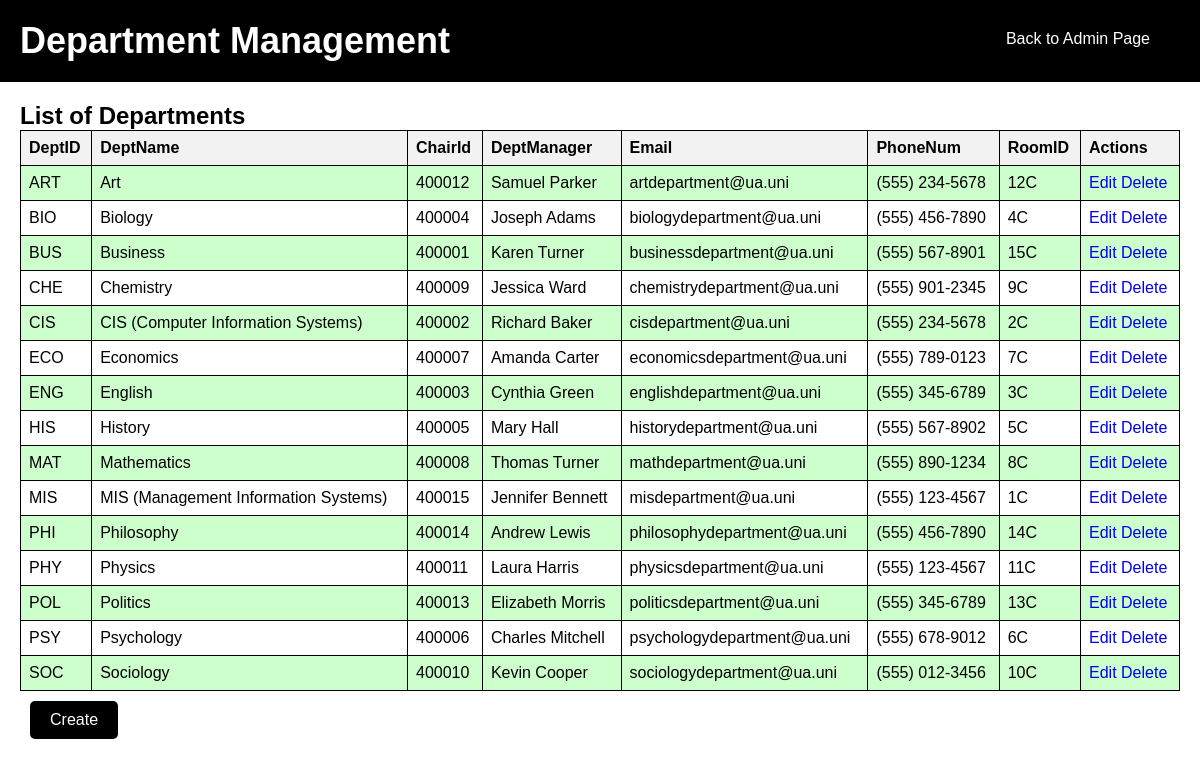
Screenshot of /Systemsproject/Departments_page1.php with the database file from the repository.
### tables this page shows
CREATE TABLE `dept` (
  `DeptID` varchar(25) NOT NULL,
  `DeptName` varchar(100) DEFAULT NULL,
  `ChairID` int(11) DEFAULT NULL,
  `DeptManager` varchar(100) DEFAULT NULL,
  `Email` varchar(100) DEFAULT NULL,
  `PhoneNum` varchar(100) DEFAULT NULL,
  `RoomID` varchar(25) DEFAULT NULL
);

### Systemsproject/Departments_page1.php (the view, shortened to what this page needs)
<?php
@include 'config1.php';
$query = "SELECT * FROM dept";
$result = mysqli_query($conn, $query);
$departments = [];
while ($row = mysqli_fetch_assoc($result)) {
    $departments[] = $row;
}
?>
<!DOCTYPE html>
<html lang="en">
<head>
   <link rel="stylesheet" href="css/fatman1.css">
</head>
<body>
   <div class="header">
      <h1>Department Management</h1>
      <a href="admin_page1.php" class="back-button">Back to Admin Page</a>
   </div>
   <div class="department-container">
      <h2>List of Departments</h2>
      <table>
         <tr>
            <th>DeptID</th>
            <th>DeptName</th>
            <th>ChairId</th>
            <th>DeptManager</th>
            <th>Email</th>
            <th>PhoneNum</th>
            <th>RoomID</th>
            <th>Actions</th>
         </tr>
         <?php foreach ($departments as $department) : ?>
            <tr>
               <td><?php echo $department['DeptID']; ?></td>
               <td><?php echo $department['DeptName']; ?></td>
               <td><?php echo $department['ChairID']; ?></td>
               <td><?php echo $department['DeptManager']; ?></td>
               <td><?php echo $department['Email']; ?></td>
               <td><?php echo $department['PhoneNum']; ?></td>
               <td><?php echo $department['RoomID']; ?></td>
               <td>
                  <a href="edit_department.php?id=<?php echo $department['DeptID']; ?>">Edit</a>
                  <a href="delete_department.php?id=<?php echo $department['DeptID']; ?>">Delete</a>
               </td>
            </tr>
         <?php endforeach; ?>
      </table>
      <a href="create_department.php" class="create-button">Create</a>
</div>
</body>
</html>

### Systemsproject/css/fatman1.css (style rules this page uses)
* { font-family: 'Cursive', sans-serif; margin: 0; padding: 0; box-sizing: border-box; outline: none; border: none; text-decoration: none; }

### Systemsproject/Departments_page1.php (style rules this page uses)
.header { background: #000; color: #fff; padding: 20px; text-align: center; display: flex; justify-content: space-between; }
.header h1 { font-size: 36px; }
.header .back-button { background: #000; color: #fff; padding: 10px 20px; text-decoration: none; border-radius: 5px; margin-right: 10px; }
.department-container { padding: 20px; }
table { width: 100%; border-collapse: collapse; }
table, th, td { border: 1px solid #000; }
th, td { padding: 8px; text-align: left; }
th { background-color: #f2f2f2; }
tr:nth-child(even) { background-color: #ccffcc; }
.create-button { background: #000; color: #fff; padding: 10px 20px; text-decoration: none; border-radius: 5px; margin: 10px; display: inline-block; }

### rows the page displays
dept: DeptID "ART", DeptName "Art", ChairID "400012", DeptManager "Samuel Parker", Email "artdepartment@ua.uni", PhoneNum "(555) 234-5678", RoomID "12C"
dept: DeptID "BIO", DeptName "Biology", ChairID "400004", DeptManager "Joseph Adams", Email "biologydepartment@ua.uni", PhoneNum "(555) 456-7890", RoomID "4C"
dept: DeptID "BUS", DeptName "Business", ChairID "400001", DeptManager "Karen Turner", Email "businessdepartment@ua.uni", PhoneNum "(555) 567-8901", RoomID "15C"
dept: DeptID "CHE", DeptName "Chemistry", ChairID "400009", DeptManager "Jessica Ward", Email "chemistrydepartment@ua.uni", PhoneNum "(555) 901-2345", RoomID "9C"
dept: DeptID "CIS", DeptName "CIS (Computer Information Systems)", ChairID "400002", DeptManager "Richard Baker", Email "cisdepartment@ua.uni", PhoneNum "(555) 234-5678", RoomID "2C"
dept: DeptID "ECO", DeptName "Economics", ChairID "400007", DeptManager "Amanda Carter", Email "economicsdepartment@ua.uni", PhoneNum "(555) 789-0123", RoomID "7C"
dept: DeptID "ENG", DeptName "English", ChairID "400003", DeptManager "Cynthia Green", Email "englishdepartment@ua.uni", PhoneNum "(555) 345-6789", RoomID "3C"
dept: DeptID "HIS", DeptName "History", ChairID "400005", DeptManager "Mary Hall", Email "historydepartment@ua.uni", PhoneNum "(555) 567-8902", RoomID "5C"
dept: DeptID "MAT", DeptName "Mathematics", ChairID "400008", DeptManager "Thomas Turner", Email "mathdepartment@ua.uni", PhoneNum "(555) 890-1234", RoomID "8C"
dept: DeptID "MIS", DeptName "MIS (Management Information Systems)", ChairID "400015", DeptManager "Jennifer Bennett", Email "misdepartment@ua.uni", PhoneNum "(555) 123-4567", RoomID "1C"
dept: DeptID "PHI", DeptName "Philosophy", ChairID "400014", DeptManager "Andrew Lewis", Email "philosophydepartment@ua.uni", PhoneNum "(555) 456-7890", RoomID "14C"
dept: DeptID "PHY", DeptName "Physics", ChairID "400011", DeptManager "Laura Harris", Email "physicsdepartment@ua.uni", PhoneNum "(555) 123-4567", RoomID "11C"
dept: DeptID "POL", DeptName "Politics", ChairID "400013", DeptManager "Elizabeth Morris", Email "politicsdepartment@ua.uni", PhoneNum "(555) 345-6789", RoomID "13C"
dept: DeptID "PSY", DeptName "Psychology", ChairID "400006", DeptManager "Charles Mitchell", Email "psychologydepartment@ua.uni", PhoneNum "(555) 678-9012", RoomID "6C"
dept: DeptID "SOC", DeptName "Sociology", ChairID "400010", DeptManager "Kevin Cooper", Email "sociologydepartment@ua.uni", PhoneNum "(555) 012-3456", RoomID "10C"
